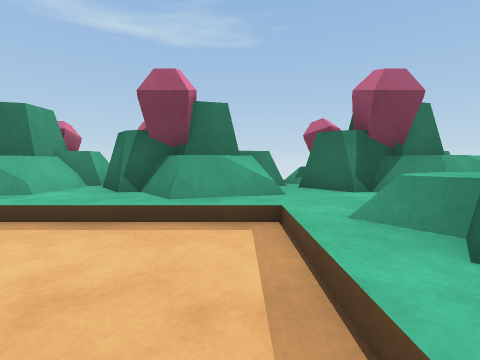
[1] (above)

24 first-person views from a walk through a scene from a Unity 3-D project. The camera is 0.72 m above the floor, tilts 4° down and sees 85° across. The floor is counted in squares, 1 m on a side. Each view is taken from the middle of a square. On the plan, view 1 faces up. The plan holds only what a view shows up to about 9 squares ahead; the rest is blank. The place goes on beyond the plan.

[2]
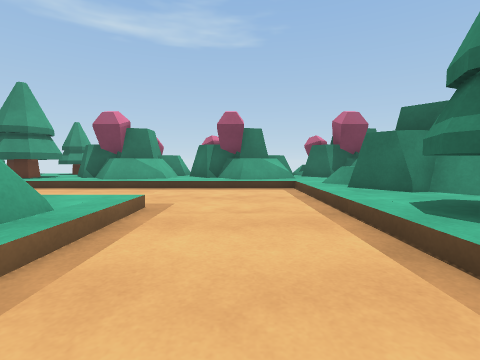

[3]
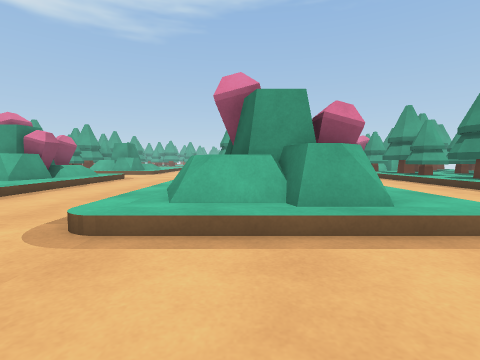

[4]
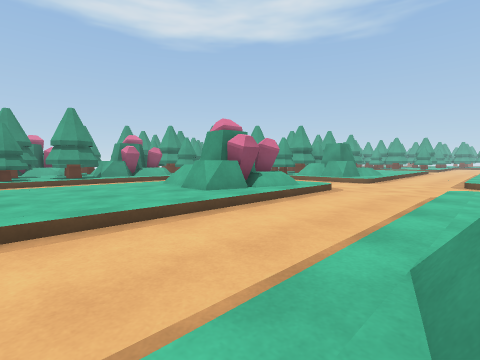

[5]
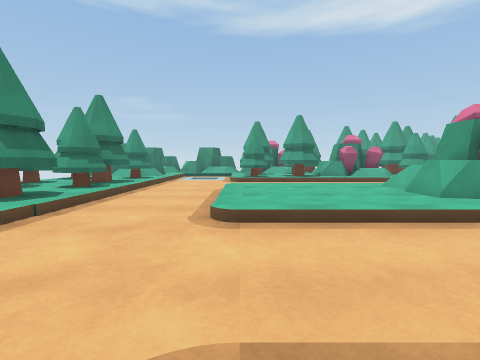

[6]
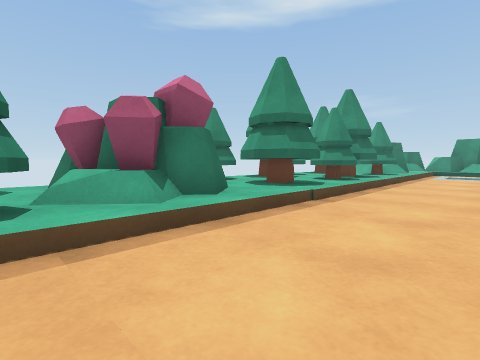

[7]
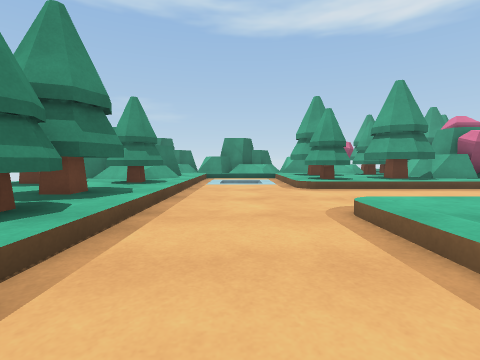

[8]
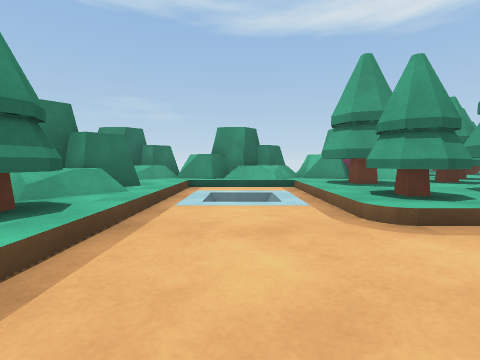

[9]
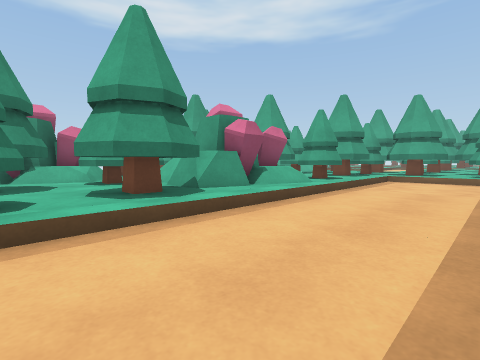

[10]
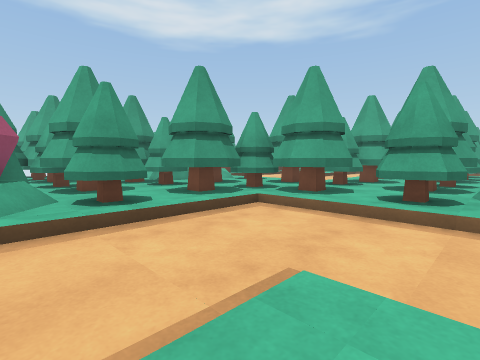

[11]
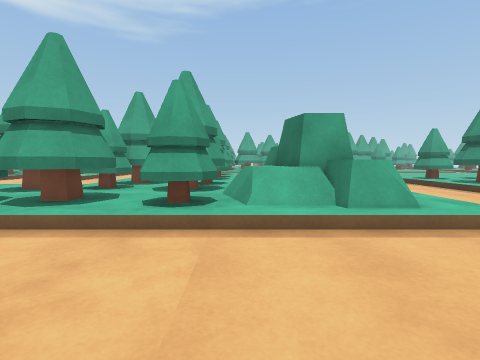

[12]
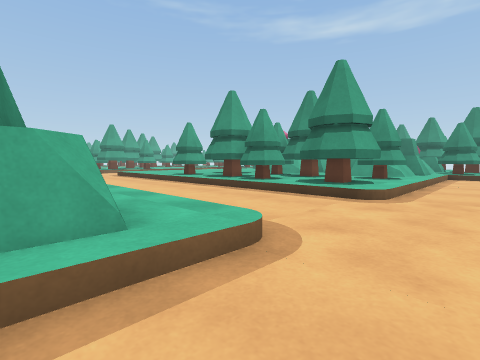

[13]
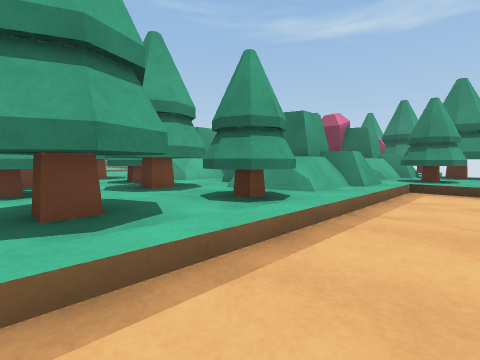

[14]
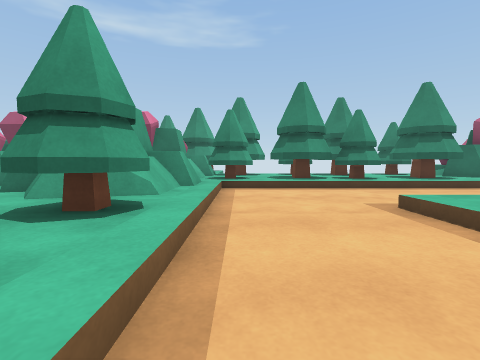

[15]
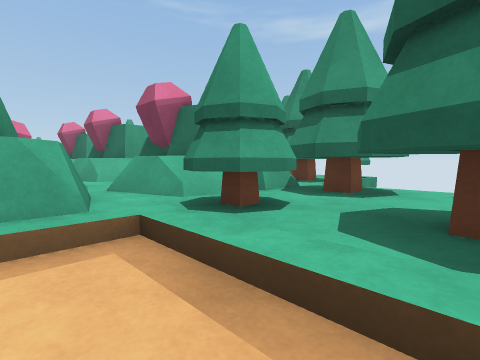

[16]
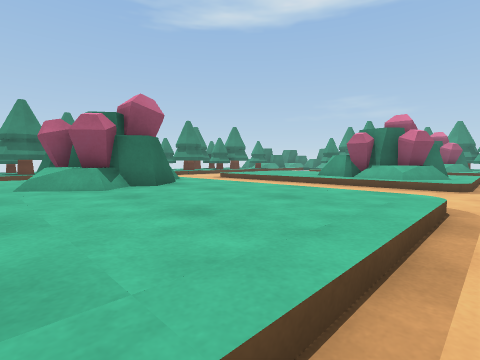

[17]
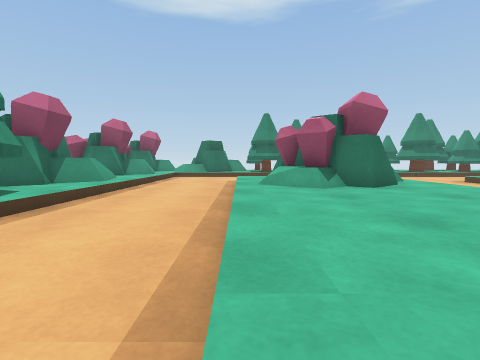

[18]
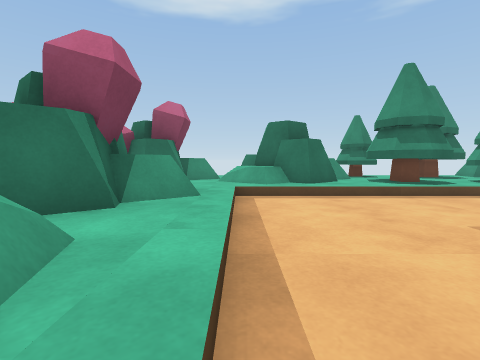

[19]
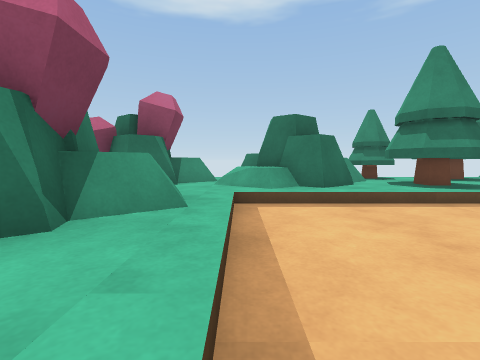

[20]
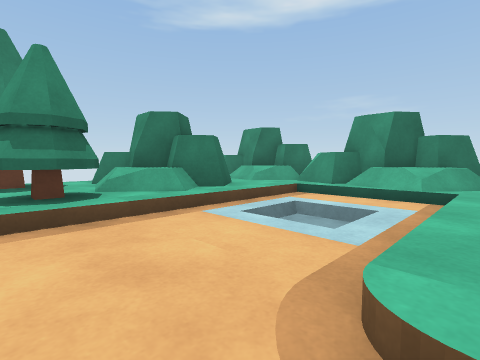

[21]
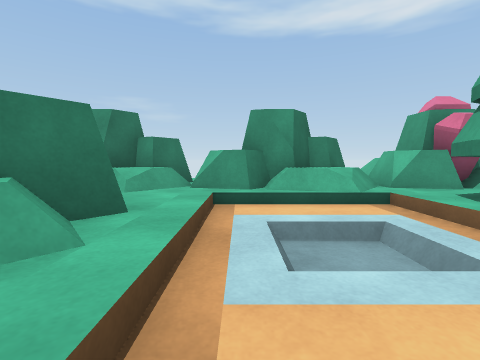

[22]
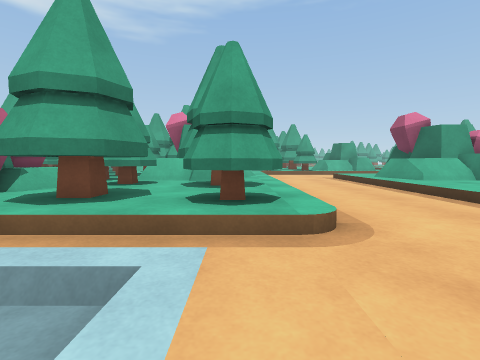

[23]
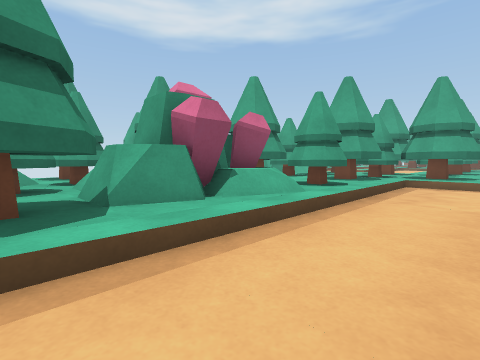

[24]
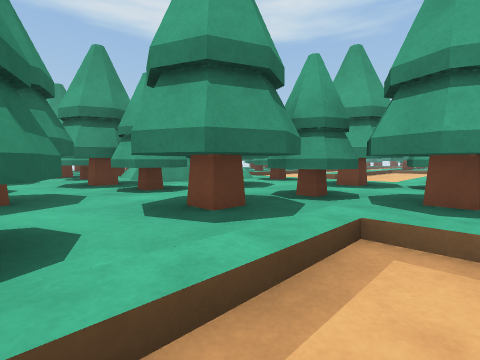

### Floor plan
Key: @ floor where view 1 was taken; # wall or solid block; . main floor; - floor 0.15 m lower than the main floor; : floor 0.2 m higher than the main floor; _ floor 0.2 m lower than the main floor; + floor 0.55 m higher than the main floor; / step, stairs or slope; = window, fence, low wall or low ledge; C crystal; R rock; T tree.
Columns run from 22 left of view 1 to 5 right of it. Each row starts with its distance up from view 1.
  8       TTT
  7        CTTT       C
  6   C   CCTTT     CCCCCCCCCC
  5 CCCCCCCCTTTTTTTCCCC:CCC:CCC
  4  CC  CCTT:TTT:T::CC::CC::CC=
  3   C  =R////////////////:+=R
  2   CC #RR...............:R#R
  1   C RRR:...............:RR
  0   C:TRR:.../////////..@::R
 -1 TTTTTTTT...:::::  C/...TTTT
 -2  TTTT  :...::::CCCCC...:TTTT
 -3   TTTTTT...:::::CCC:...:TTT
 -4   TTT:T:...::::::CC:...TTTTT
 -5  ///////.../////////...:CCCC
 -6 .......................CCC
 -7 .......................:CC
 -8    /////.../////////...::C
 -9      /R/...:  C/::::...TTTT
-10      #RR...CCCCC::::...:TTT
-11     RRR:...:CCC:::::...:TTT
-12      RR:...::CC:::::...TTTT
-13 TTTTTTTT.../////////...TTTT
-14   TTT  :...............:TT
-15   TTTTTT...............:TTT
-16   TTTTT:////////////...TTTT
-17   /TTTTTTTTC  C:TTTT...:+ R
-18     TTTTTTTCCCCCT  :._.:R#R
-19    :TTTTTTTCCCCCTTTT.-.:RR
-20    TTT TTTTT  CTTTT:...::
-21       RRTTTTTTTCCCC///R//=
-22        RTTT  TTCCCCCR#RRR#R
-23        RTTT   T CCCCR   R
-24          T    TT  C

Where each view was taken, in squares from view 1:
view 1: 0 up, 0 right, facing up
view 2: 4 down, 1 left, facing up
view 3: 3 down, 0 right, facing left
view 4: 4 down, 3 left, facing down-left
view 5: 4 down, 3 left, facing down
view 6: 4 down, 2 left, facing down-right
view 7: 9 down, 1 left, facing down
view 8: 13 down, 1 left, facing down
view 9: 13 down, 4 left, facing down-left
view 10: 12 down, 10 left, facing down-left
view 11: 12 down, 11 left, facing left
view 12: 10 down, 13 left, facing up-left
view 13: 4 down, 13 left, facing up-left
view 14: 4 down, 14 left, facing up
view 15: 2 up, 12 left, facing up-left
view 16: 0 up, 12 left, facing down-right
view 17: 0 up, 12 left, facing right
view 18: 3 up, 5 left, facing right
view 19: 3 up, 4 left, facing right
view 20: 15 down, 3 left, facing down-right
view 21: 16 down, 0 right, facing down
view 22: 17 down, 0 right, facing left
view 23: 14 down, 6 left, facing down-left
view 24: 15 down, 12 left, facing down-left
